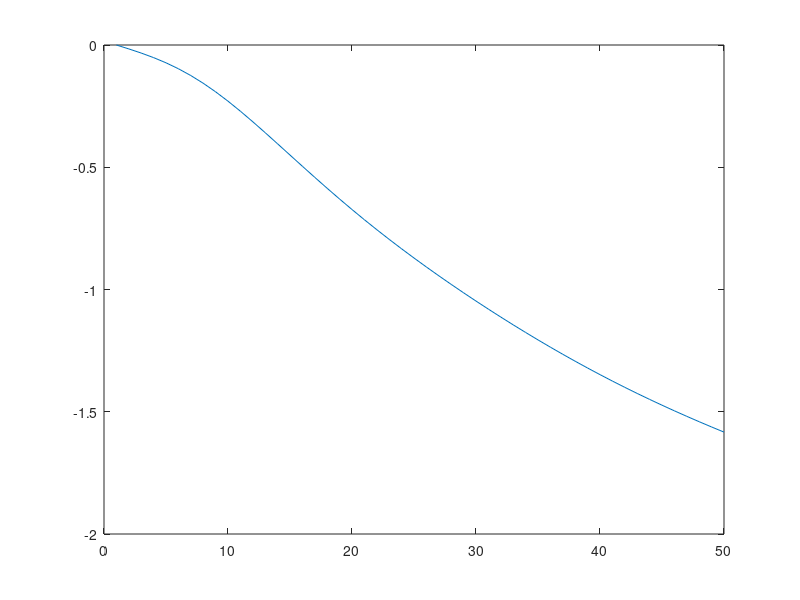

MATLAB code to generate this figure:
% NMF:
% V ~ WH
% min_{W>=0,H>=0, W(:,i) in simplex} KL(V|WH)

% PCA constrains the columns of W to be orthonormal and the rows of H to be orthogonal to each other. 

% W <- W . [ ( V/(W*H) ) * H^T ]
% W <- ProjRows(W)
% H <- H . [ W^T * ( V/(W*H) )  ]

suma = @(x)sum(x(:));
KL = @(V,Z)suma( V .* log(V./Z)-V+Z );

n = 20; % dimension of data
p = 100; % #data
s = 5; % #hidden factors
s = 15*3;

V = rand(n,p);
W = rand(n,s); 
H = rand(s,p);

niter=50; E = [];
for i=1:50
    W = W .* ( ( V./(W*H) ) * H' );
    W = W ./ sum(W,1); % simplex constraint
    H = H .* ( W' * ( V./(W*H) ) );
    E(i) = KL(V,W*H);
end
V1 = W*H;

clf;
plot(log10(E/E(1)));